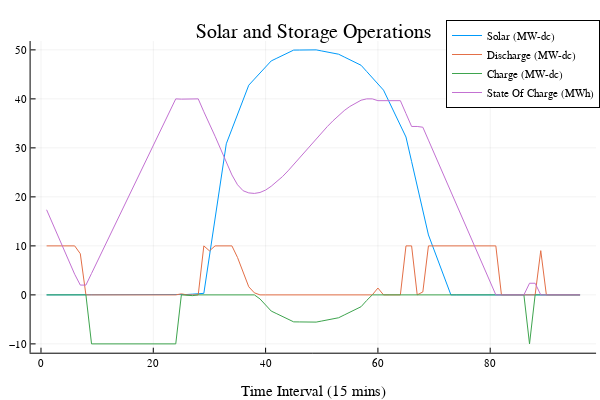

Source (notebook cell):
### Markdown cell above
Finally, let's plot the optimal operational decisions for our solar and storage system....

### Code cell
plot(results.Solar_Output, label="Solar (MW-dc)")
plot!(results.Storage_Discharge, label="Discharge (MW-dc)")
plot!(-1*results.Storage_Charge, label="Charge (MW-dc)")
plot!(results.Storage_SOC, label="State Of Charge (MWh)")
title!("Solar and Storage Operations")
xaxis!("Time Interval (15 mins)")
yaxis!("")

### Figure 1 — Plotly figure (JSON) as saved in the notebook; plotly's stock layout.template omitted (floating-point values rounded to 4 significant figures)
{"data": [{"colorbar": {"len": 0.8657, "title": "", "x": 0.9934, "y": 0.5087}, "legendgroup": "Solar (MW-dc)", "line": {"color": "rgba(0, 154, 250, 1.000)", "dash": "solid", "shape": "linear", "width": 1}, "mode": "lines", "name": "Solar (MW-dc)", "showlegend": true, "type": "scatter", "x": [1, 2, 3, 4, 5, 6, 7, 8, 9, 10, 11, 12, 13, 14, 15, 16, 17, 18, 19, 20, 21, 22, 23, 24, 25, 26, 27, 28, 29, 30, 31, 32, 33, 34, 35, 36, 37, 38, 39, 40, 41, 42, 43, 44, 45, 46, 47, 48, 49, 50, 51, 52, 53, 54, 55, 56, 57, 58, 59, 60, 61, 62, 63, 64, 65, 66, 67, 68, 69, 70, 71, 72, 73, 74, 75, 76, 77, 78, 79, 80, 81, 82, 83, 84, 85, 86, 87, 88, 89, 90, 91, 92, 93, 94, 95, 96], "xaxis": "x", "y": [0, 0, 0, 0, 0, 0, 0, 0, 0, 0, 0, 0, 0, 0, 0, 0, 0, 0, 0, 0, 0, 0, 0, 0, 0, 0.077, 0.154, 0.232, 0.309, 7.94, 15.57, 23.2, 30.83, 33.82, 36.81, 39.8, 42.79, 44.03, 45.27, 46.51, 47.75, 48.3, 48.85, 49.4, 49.95, 49.97, 49.98, 49.99, 50, 49.78, 49.56, 49.34, 49.11, 48.55, 47.98, 47.42, 46.86, 45.59, 44.32, 43.05, 41.78, 39.39, 37.0, 34.6, 32.21, 27.22, 22.22, 17.23, 12.23, 9.175, 6.116, 3.058, 0, 0, 0, 0, 0, 0, 0, 0, 0, 0, 0, 0, 0, 0, 0, 0, 0, 0, 0, 0, 0, 0, 0, 0], "yaxis": "y"}, {"colorbar": {"len": 0.8657, "title": "", "x": 0.9934, "y": 0.5087}, "legendgroup": "Discharge (MW-dc)", "line": {"color": "rgba(227, 111, 71, 1.000)", "dash": "solid", "shape": "linear", "width": 1}, "mode": "lines", "name": "Discharge (MW-dc)", "showlegend": true, "type": "scatter", "x": [1, 2, 3, 4, 5, 6, 7, 8, 9, 10, 11, 12, 13, 14, 15, 16, 17, 18, 19, 20, 21, 22, 23, 24, 25, 26, 27, 28, 29, 30, 31, 32, 33, 34, 35, 36, 37, 38, 39, 40, 41, 42, 43, 44, 45, 46, 47, 48, 49, 50, 51, 52, 53, 54, 55, 56, 57, 58, 59, 60, 61, 62, 63, 64, 65, 66, 67, 68, 69, 70, 71, 72, 73, 74, 75, 76, 77, 78, 79, 80, 81, 82, 83, 84, 85, 86, 87, 88, 89, 90, 91, 92, 93, 94, 95, 96], "xaxis": "x", "y": [10, 10, 10, 10, 10, 10, 8.4, 0, 0, 0, 0, 0, 0, 0, 0, 0, 0, 0, 0, 0, 0, 0, 0, 0, 0.2085, 0, 0, 0, 10, 8.982, 10, 10, 10, 10, 7.632, 4.643, 1.653, 0.4154, 0, 0, 0, 0, 0, 0, 0, 0, 0, 0, 0, 0, 0, 0, 0, 0, 0, 0, 0, 0, 0, 1.395, 0, 0, 0, 0, 10, 10, 0, 0.6046, 10, 10, 10, 10, 10, 10, 10, 10, 10, 10, 10, 10, 10, 0, 0, 0, 0, 0, 0, 0, 9.025, 0, 0, 0, 0, 0, 0, 0], "yaxis": "y"}, {"colorbar": {"len": 0.8657, "title": "", "x": 0.9934, "y": 0.5087}, "legendgroup": "Charge (MW-dc)", "line": {"color": "rgba(62, 164, 78, 1.000)", "dash": "solid", "shape": "linear", "width": 1}, "mode": "lines", "name": "Charge (MW-dc)", "showlegend": true, "type": "scatter", "x": [1, 2, 3, 4, 5, 6, 7, 8, 9, 10, 11, 12, 13, 14, 15, 16, 17, 18, 19, 20, 21, 22, 23, 24, 25, 26, 27, 28, 29, 30, 31, 32, 33, 34, 35, 36, 37, 38, 39, 40, 41, 42, 43, 44, 45, 46, 47, 48, 49, 50, 51, 52, 53, 54, 55, 56, 57, 58, 59, 60, 61, 62, 63, 64, 65, 66, 67, 68, 69, 70, 71, 72, 73, 74, 75, 76, 77, 78, 79, 80, 81, 82, 83, 84, 85, 86, 87, 88, 89, 90, 91, 92, 93, 94, 95, 96], "xaxis": "x", "y": [0, 0, 0, 0, 0, 0, 0, 0, -10, -10, -10, -10, -10, -10, -10, -10, -10, -10, -10, -10, -10, -10, -10, -10, 0, -0.077, -0.154, 0, 0, 0, 0, 0, 0, 0, 0, 0, 0, 0, -0.8236, -2.063, -3.302, -3.854, -4.406, -4.957, -5.509, -5.521, -5.533, -5.544, -5.556, -5.334, -5.112, -4.891, -4.669, -4.105, -3.541, -2.978, -2.414, -1.144, 0, 0, 0, 0, 0, 0, 0, 0, 0, 0, 0, 0, 0, 0, 0, 0, 0, 0, 0, 0, 0, 0, 0, 0, 0, 0, 0, 0, -10, 0, 0, 0, 0, 0, 0, 0, 0, 0], "yaxis": "y"}, {"colorbar": {"len": 0.8657, "title": "", "x": 0.9934, "y": 0.5087}, "legendgroup": "State Of Charge (MWh)", "line": {"color": "rgba(195, 113, 210, 1.000)", "dash": "solid", "shape": "linear", "width": 1}, "mode": "lines", "name": "State Of Charge (MWh)", "showlegend": true, "type": "scatter", "x": [1, 2, 3, 4, 5, 6, 7, 8, 9, 10, 11, 12, 13, 14, 15, 16, 17, 18, 19, 20, 21, 22, 23, 24, 25, 26, 27, 28, 29, 30, 31, 32, 33, 34, 35, 36, 37, 38, 39, 40, 41, 42, 43, 44, 45, 46, 47, 48, 49, 50, 51, 52, 53, 54, 55, 56, 57, 58, 59, 60, 61, 62, 63, 64, 65, 66, 67, 68, 69, 70, 71, 72, 73, 74, 75, 76, 77, 78, 79, 80, 81, 82, 83, 84, 85, 86, 87, 88, 89, 90, 91, 92, 93, 94, 95, 96], "xaxis": "x", "y": [17.37, 14.74, 12.11, 9.474, 6.842, 4.211, 2, 2, 4.375, 6.75, 9.125, 11.5, 13.88, 16.25, 18.62, 21, 23.38, 25.75, 28.12, 30.5, 32.88, 35.25, 37.62, 40, 39.95, 39.96, 40, 40, 37.37, 35.0, 32.37, 29.74, 27.11, 24.48, 22.47, 21.25, 20.81, 20.7, 20.9, 21.39, 22.17, 23.09, 24.13, 25.31, 26.62, 27.93, 29.25, 30.56, 31.88, 33.15, 34.36, 35.52, 36.63, 37.61, 38.45, 39.16, 39.73, 40, 40, 39.63, 39.63, 39.63, 39.63, 39.63, 37.0, 34.37, 34.37, 34.21, 31.58, 28.95, 26.32, 23.68, 21.05, 18.42, 15.79, 13.16, 10.53, 7.895, 5.263, 2.632, 0, 0, 0, 0, 0, 0, 2.375, 2.375, 0, 0, 0, 0, 0, 0, 0, 0], "yaxis": "y"}], "layout": {"annotations": [{"font": {"color": "rgba(0, 0, 0, 1.000)", "family": "sans-serif", "size": 20}, "rotation": 0, "showarrow": false, "text": "Solar and Storage Operations", "x": 0.5222, "xanchor": "center", "xref": "paper", "y": 1, "yanchor": "top", "yref": "paper"}], "height": 400, "legend": {"bgcolor": "rgba(255, 255, 255, 1.000)", "bordercolor": "rgba(0, 0, 0, 1.000)", "borderwidth": 1, "font": {"color": "rgba(0, 0, 0, 1.000)", "family": "sans-serif", "size": 11}, "title": {"font": {"color": "rgba(0, 0, 0, 1.000)", "family": "sans-serif", "size": 15}, "text": ""}, "tracegroupgap": 0, "traceorder": "normal", "x": 1, "xanchor": "auto", "y": 1, "yanchor": "auto"}, "margin": {"b": 20, "l": 0, "r": 0, "t": 20}, "paper_bgcolor": "rgba(255, 255, 255, 1.000)", "plot_bgcolor": "rgba(255, 255, 255, 1.000)", "showlegend": true, "width": 600, "xaxis": {"anchor": "y", "domain": [0.05101, 0.9934], "gridcolor": "rgba(0, 0, 0, 0.100)", "gridwidth": 0.5, "linecolor": "rgba(0, 0, 0, 1.000)", "mirror": false, "range": [-1.85, 98.85], "showgrid": true, "showline": true, "showticklabels": true, "tickangle": 0, "tickcolor": "rgb(0, 0, 0)", "tickfont": {"color": "rgba(0, 0, 0, 1.000)", "family": "sans-serif", "size": 11}, "tickmode": "array", "ticks": "inside", "ticktext": ["0", "20", "40", "60", "80"], "tickvals": [0, 20, 40, 60, 80], "title": "Time Interval (15 mins)", "titlefont": {"color": "rgba(0, 0, 0, 1.000)", "family": "sans-serif", "size": 15}, "type": "-", "visible": true, "zeroline": false, "zerolinecolor": "rgba(0, 0, 0, 1.000)"}, "yaxis": {"anchor": "x", "domain": [0.07581, 0.9415], "gridcolor": "rgba(0, 0, 0, 0.100)", "gridwidth": 0.5, "linecolor": "rgba(0, 0, 0, 1.000)", "mirror": false, "range": [-11.8, 51.8], "showgrid": true, "showline": true, "showticklabels": true, "tickangle": 0, "tickcolor": "rgb(0, 0, 0)", "tickfont": {"color": "rgba(0, 0, 0, 1.000)", "family": "sans-serif", "size": 11}, "tickmode": "array", "ticks": "inside", "ticktext": ["−10", "0", "10", "20", "30", "40", "50"], "tickvals": [-10, 0, 10, 20, 30, 40, 50], "title": "", "titlefont": {"color": "rgba(0, 0, 0, 1.000)", "family": "sans-serif", "size": 15}, "type": "-", "visible": true, "zeroline": false, "zerolinecolor": "rgba(0, 0, 0, 1.000)"}}}
